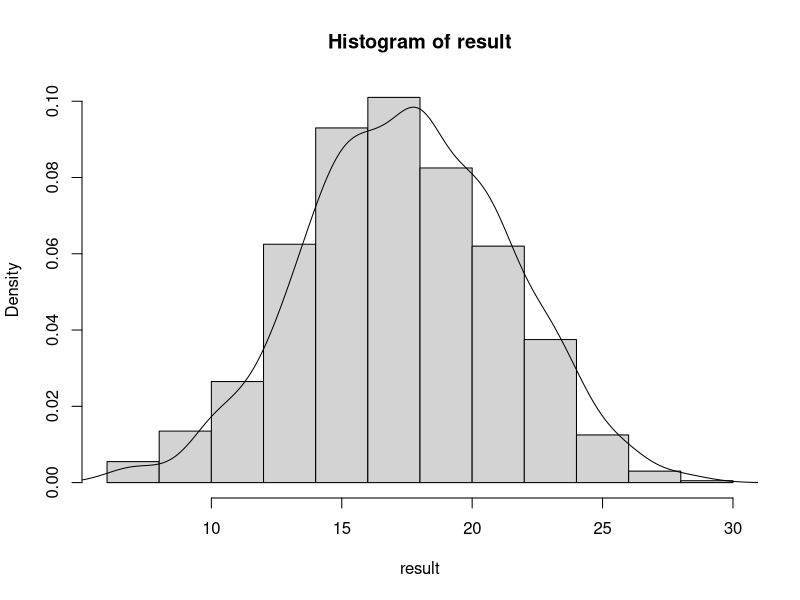
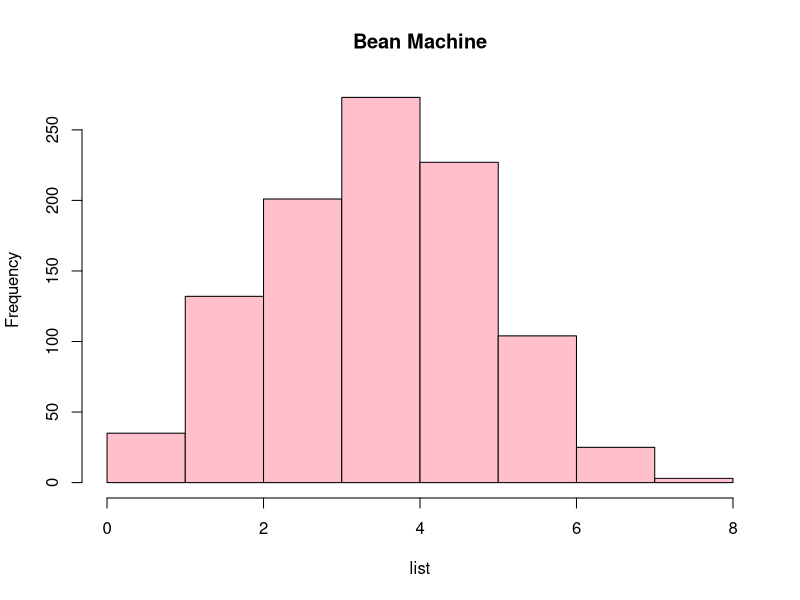
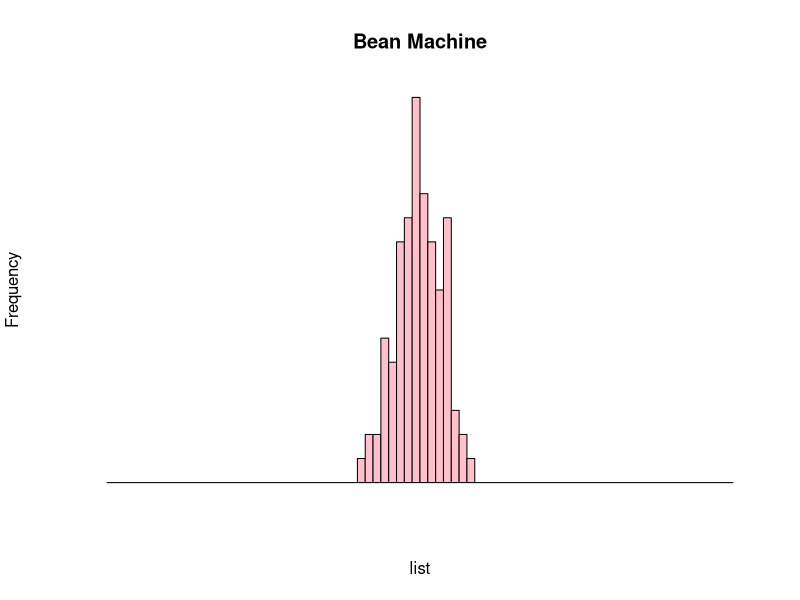
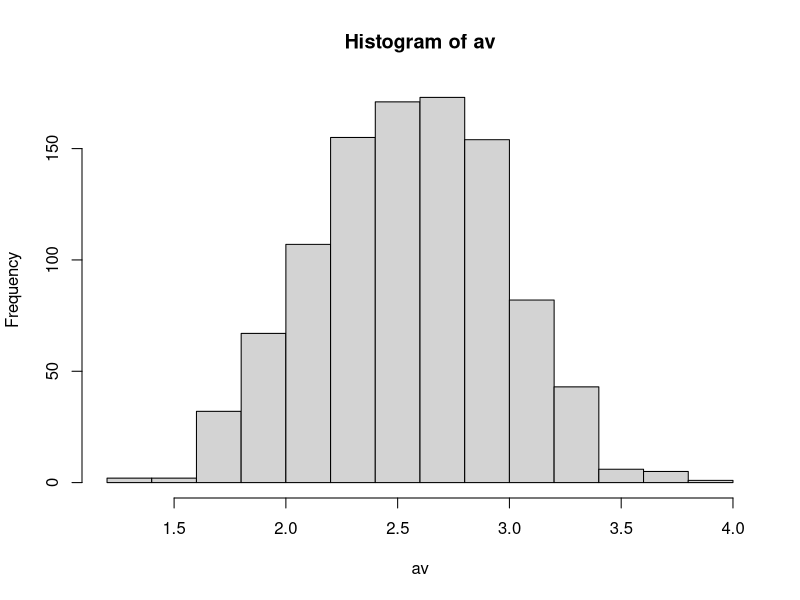
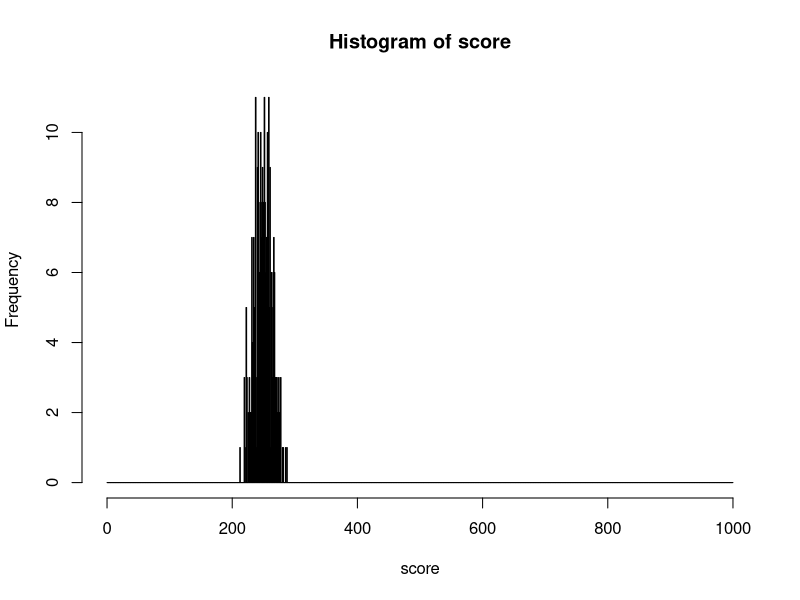

The R script that drew these images, in order:
## checked
# Rolling dice
result<-c()
for(i in 1:1000){
  dots=0
for(i in 1:5){
  dot<-sample(1:6,1)
  dots = dots+dot
}
 result <- c(result,dots) 
}

hist(result,freq = F)
lines(density(result))


#Bean machine
list<-c()
for (i in 1:1000){
  sum=0
  for (i in 1:8){
    posi<-sample(0:1,1)
    sum = sum + posi
  }
  list <- c(list,sum)
}
hist(list,col='pink',main = 'Bean Machine')

  #differnt probability
list<-c()
for (i in 1:100){
  sum=0
  # incresing the amount of independent random variable
  for (i in 1:50){
    posi<-sample(0:1,1,prob = c(0.8,0.2))
    sum = sum + posi
  }
  list <- c(list,sum)
}
list<-c()
#Mela
for (i in 1:100){
  s<-sum(sample(c(0,1),50,replace = T, prob = c(0.2,0.8)))
  list<-c(list,s)
}

hist(list,col='pink',main = 'Bean Machine',breaks = 0:80,axes = F)
summary(list)
sum(list==1)

# Class grade
score<-c()
for (i in 1:30){
  s<-sample(0:1,10,prob = c(0.75,0.25),replace = T)
  score<-c(score,sum(s))
}
av<-c()
for (i in 1:1000){
  st<-sample(score,10,replace = F)
  av<-c(av,sum(st)/10)
}
hist(av)

# question number maximization
score<-c()
for (i in 1:300){
  s<-sample(0:1,1000,prob = c(0.75,0.25),replace = T)
  score<-c(score,sum(s))
}

hist(score,breaks = 0:1000)
